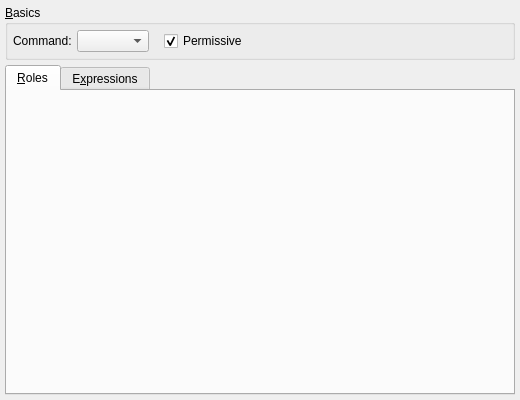
<?xml version="1.0" encoding="UTF-8"?>
<ui version="4.0">
 <class>PolicyWidget</class>
 <widget class="QWidget" name="PolicyWidget">
  <property name="geometry">
   <rect>
    <x>0</x>
    <y>0</y>
    <width>520</width>
    <height>400</height>
   </rect>
  </property>
  <property name="minimumSize">
   <size>
    <width>520</width>
    <height>380</height>
   </size>
  </property>
  <property name="windowTitle">
   <string/>
  </property>
  <layout class="QGridLayout" name="policy_grid">
   <property name="leftMargin">
    <number>5</number>
   </property>
   <property name="topMargin">
    <number>5</number>
   </property>
   <property name="rightMargin">
    <number>5</number>
   </property>
   <property name="bottomMargin">
    <number>5</number>
   </property>
   <property name="spacing">
    <number>5</number>
   </property>
   <item row="0" column="0">
    <widget class="QGroupBox" name="basics_grp">
     <property name="title">
      <string>&amp;Basics</string>
     </property>
     <layout class="QGridLayout" name="gridLayout">
      <property name="leftMargin">
       <number>5</number>
      </property>
      <property name="topMargin">
       <number>5</number>
      </property>
      <property name="rightMargin">
       <number>5</number>
      </property>
      <property name="bottomMargin">
       <number>5</number>
      </property>
      <property name="spacing">
       <number>5</number>
      </property>
      <item row="0" column="0">
       <widget class="QLabel" name="command_lbl">
        <property name="text">
         <string>Command:</string>
        </property>
       </widget>
      </item>
      <item row="0" column="3">
       <widget class="QCheckBox" name="permissive_chk">
        <property name="text">
         <string>Permissive</string>
        </property>
        <property name="checked">
         <bool>true</bool>
        </property>
       </widget>
      </item>
      <item row="0" column="1">
       <widget class="QComboBox" name="command_cmb">
        <property name="iconSize">
         <size>
          <width>28</width>
          <height>28</height>
         </size>
        </property>
       </widget>
      </item>
      <item row="0" column="4">
       <spacer name="horizontalSpacer">
        <property name="orientation">
         <enum>Qt::Horizontal</enum>
        </property>
        <property name="sizeHint" stdset="0">
         <size>
          <width>200</width>
          <height>20</height>
         </size>
        </property>
       </spacer>
      </item>
      <item row="0" column="2">
       <spacer name="horizontalSpacer_2">
        <property name="orientation">
         <enum>Qt::Horizontal</enum>
        </property>
        <property name="sizeType">
         <enum>QSizePolicy::Fixed</enum>
        </property>
        <property name="sizeHint" stdset="0">
         <size>
          <width>10</width>
          <height>20</height>
         </size>
        </property>
       </spacer>
      </item>
     </layout>
    </widget>
   </item>
   <item row="1" column="0">
    <widget class="QTabWidget" name="attribs_tbw">
     <property name="currentIndex">
      <number>0</number>
     </property>
     <property name="iconSize">
      <size>
       <width>22</width>
       <height>22</height>
      </size>
     </property>
     <widget class="QWidget" name="tab_2">
      <attribute name="icon">
       <iconset resource="../../res/resources.qrc">
        <normaloff>:/icons/icons/role.png</normaloff>:/icons/icons/role.png</iconset>
      </attribute>
      <attribute name="title">
       <string>&amp;Roles</string>
      </attribute>
     </widget>
     <widget class="QWidget" name="tab">
      <attribute name="icon">
       <iconset resource="../../res/resources.qrc">
        <normaloff>:/icons/icons/validatesch.png</normaloff>:/icons/icons/validatesch.png</iconset>
      </attribute>
      <attribute name="title">
       <string>E&amp;xpressions</string>
      </attribute>
      <layout class="QVBoxLayout" name="verticalLayout">
       <property name="spacing">
        <number>5</number>
       </property>
       <property name="leftMargin">
        <number>5</number>
       </property>
       <property name="topMargin">
        <number>5</number>
       </property>
       <property name="rightMargin">
        <number>5</number>
       </property>
       <property name="bottomMargin">
        <number>5</number>
       </property>
       <item>
        <widget class="QLabel" name="label_2">
         <property name="text">
          <string>USING:</string>
         </property>
        </widget>
       </item>
       <item>
        <widget class="QWidget" name="using_wgt" native="true">
         <property name="sizePolicy">
          <sizepolicy hsizetype="Preferred" vsizetype="Expanding">
           <horstretch>0</horstretch>
           <verstretch>0</verstretch>
          </sizepolicy>
         </property>
        </widget>
       </item>
       <item>
        <widget class="QLabel" name="label_3">
         <property name="text">
          <string>CHECK:</string>
         </property>
        </widget>
       </item>
       <item>
        <widget class="QWidget" name="check_wgt" native="true">
         <property name="sizePolicy">
          <sizepolicy hsizetype="Preferred" vsizetype="Expanding">
           <horstretch>0</horstretch>
           <verstretch>0</verstretch>
          </sizepolicy>
         </property>
        </widget>
       </item>
      </layout>
     </widget>
    </widget>
   </item>
  </layout>
 </widget>
 <tabstops>
  <tabstop>command_cmb</tabstop>
  <tabstop>permissive_chk</tabstop>
  <tabstop>attribs_tbw</tabstop>
 </tabstops>
 <resources>
  <include location="../../res/resources.qrc"/>
  <include location="../../res/resources.qrc"/>
 </resources>
 <connections/>
</ui>
